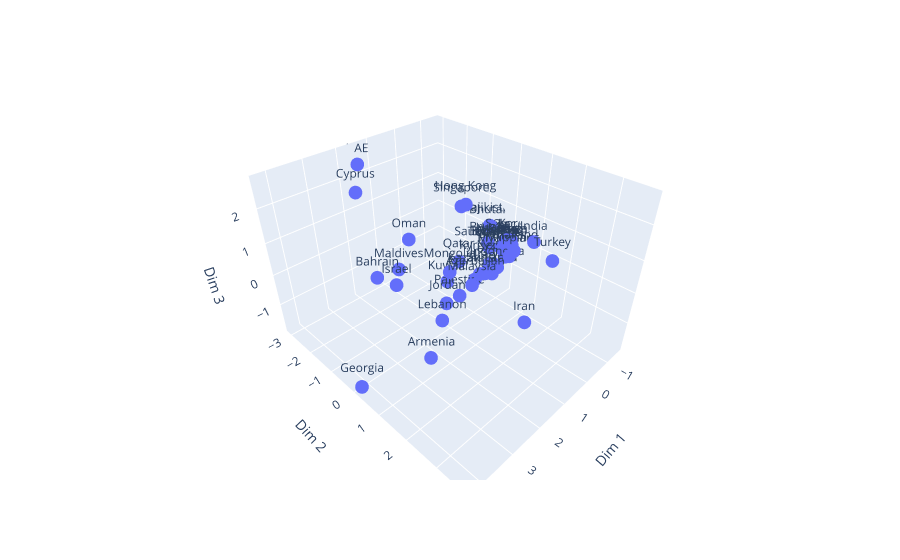

The cell this chart's notebook holds for it:
### Code cell
# Graphique 3D de l'ACP.  Clustering Inclus. 
fig = px.scatter_3d(dim_pca_df_base, x='Dim 1', y='Dim 2', z='Dim 3', text = 'Country')
fig.show()

### Figure 1 — Plotly figure (JSON) as saved in the notebook; plotly's stock layout.template omitted (floating-point values rounded to 4 significant figures)
{"data": [{"hovertemplate": "Dim 1=%{x}<br>Dim 2=%{y}<br>Dim 3=%{z}<br>Country=%{text}<extra></extra>", "legendgroup": "", "marker": {"color": "#636efa", "symbol": "circle"}, "mode": "markers+text", "name": "", "scene": "scene", "showlegend": false, "text": ["Yemen", "Vietnam", "Uzbekistan", "UAE", "Turkey", "Timor-Leste", "Thailand", "Tajikistan", "Taiwan", "Syria", "Sri Lanka", "Singapore", "Saudi Arabia", "S. Korea", "Qatar", "Philippines", "Palestine", "Pakistan", "Oman", "Nepal", "Myanmar", "Mongolia", "Maldives", "Malaysia", "Macao", "Lebanon", "Laos", "Kyrgyzstan", "Kuwait", "Kazakhstan", "Jordan", "Japan", "Israel", "Iraq", "Iran", "Indonesia", "India", "Hong Kong", "Georgia", "Cyprus", "China", "Cambodia", "Brunei", "Bhutan", "Bangladesh", "Bahrain", "Azerbaijan", "Armenia", "Afghanistan"], "type": "scatter3d", "x": [-1.455, -0.9742, -1.4, 1.527, 2.124, -1.19, -0.5592, -1.213, -1.428, -1.319, -0.2727, -0.4563, -0.8353, -1.243, 0.1633, -0.4553, 0.7659, -1.179, 1.219, -0.6059, -0.9076, 0.7342, 1.806, 1.026, -1.49, 1.558, -1.408, -0.5934, 0.759, 0.1533, 1.186, -1.092, 2.227, 0.07404, 2.221, -0.5785, -0.1279, -0.8129, 4.242, 2.07, -1.51, -1.213, -0.8747, -1.19, -1.154, 2.448, 0.1059, 2.328, -1.196], "y": [-0.0083, 0.1926, -0.03111, -3.038, 3.74, -0.084, 0.8762, -0.5302, -0.126, 0.09375, 0.3853, -1.02, -0.2268, 0.1265, -0.4913, 0.8142, 0.126, 0.318, -1.409, 0.1415, 0.3082, -0.2973, -1.185, 0.8116, -0.0319, 0.2397, 0.1006, 0.01023, -0.3656, 0.3063, 0.03297, 0.01595, -0.801, 0.4265, 3.347, 0.3211, 1.779, -1.177, 0.09684, -2.462, -0.07792, -0.006679, -0.3192, -0.5579, 0.07948, -1.33, 0.0881, 0.5915, 0.2066], "z": [-0.1824, 0.04703, -0.1565, 2.335, 2.726, -0.2246, 0.3879, 0.3127, -0.0829, -0.1942, -0.4685, 1.073, -0.1277, 0.1201, -0.2687, 0.2344, -0.8358, 0.05989, 0.5313, -0.4175, -0.2359, -0.2564, -0.07568, 0.03428, -0.1743, -1.193, 0.02376, -0.4815, -0.6045, -0.3084, -0.9221, -0.1628, -0.1836, -0.267, 1.07, -0.4387, 1.264, 0.9393, -1.83, 1.89, -0.104, -0.2223, -0.02154, 0.3346, -0.2263, -0.1015, -0.6377, -1.82, -0.1577]}], "layout": {"legend": {"tracegroupgap": 0}, "margin": {"t": 60}, "scene": {"domain": {"x": [0, 1], "y": [0, 1]}, "xaxis": {"title": {"text": "Dim 1"}}, "yaxis": {"title": {"text": "Dim 2"}}, "zaxis": {"title": {"text": "Dim 3"}}}}}
